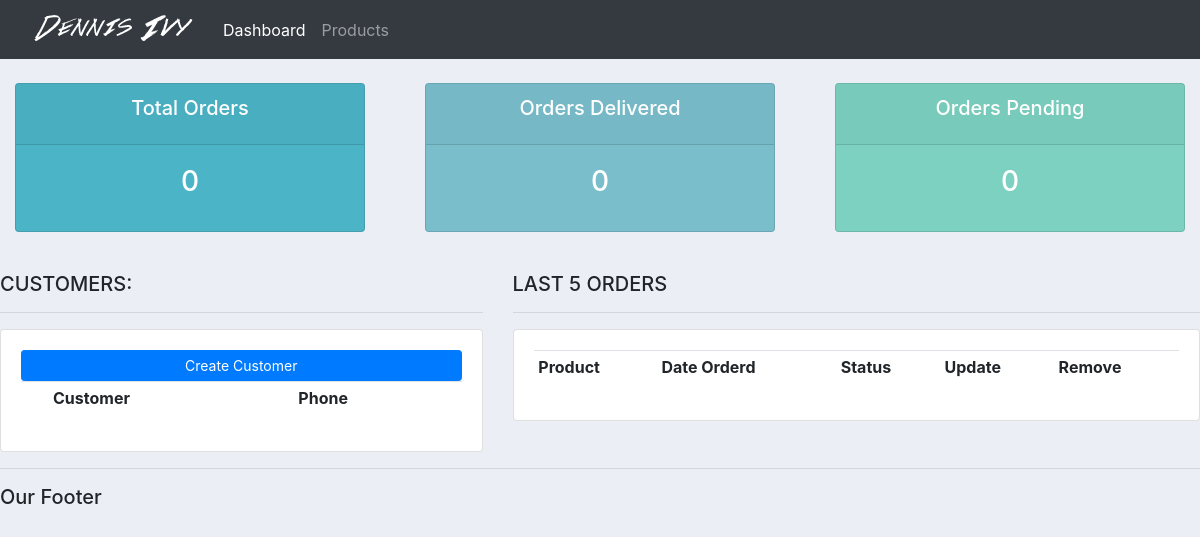
Before: / with the older database file.
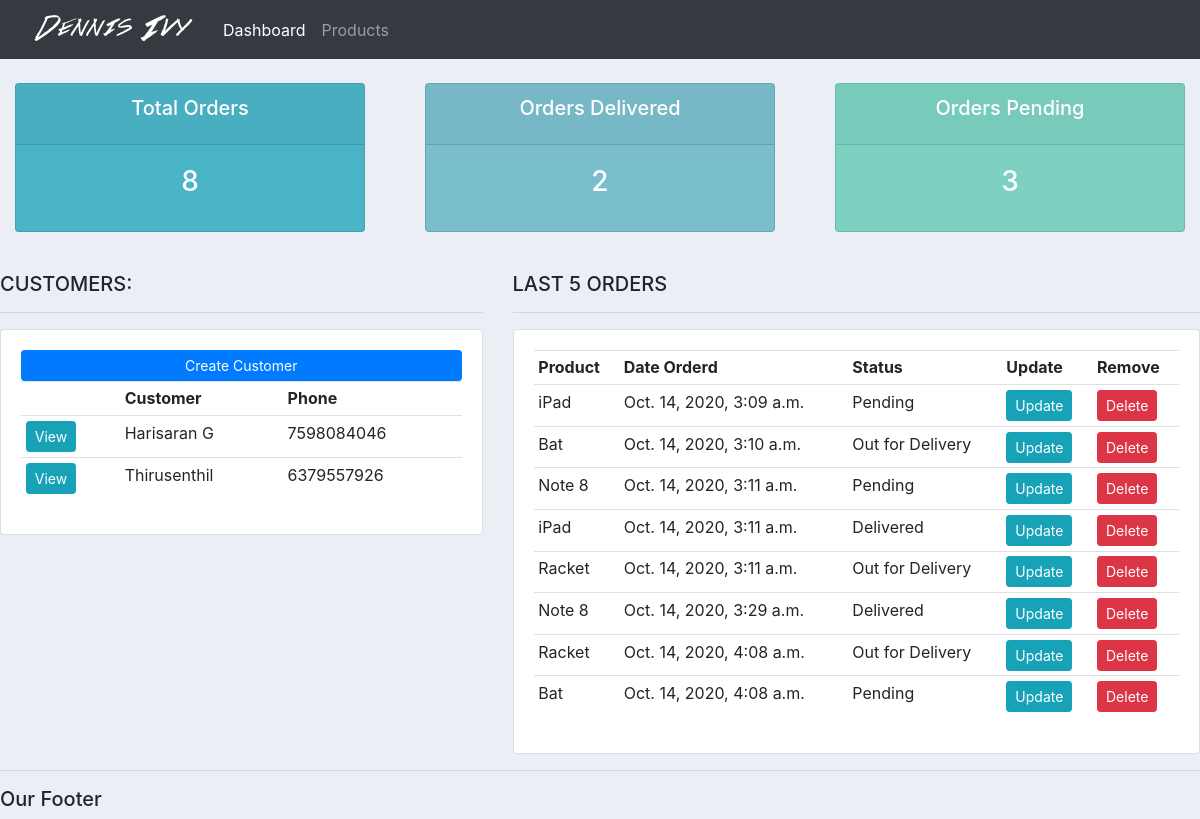
After: the same page with the newer database file.
### accounts/models.py (models this page shows, shortened)
class Customer(models.Model):
    name = models.CharField(max_length=200, null=True)
    phone = models.CharField(max_length=200, null=True)
    email = models.CharField(max_length=200, null=True)
    date_created = models.DateTimeField(auto_now_add=True, null=True)

class Order(models.Model):
    STATUS = (
        ('Pending', 'Pending'),
        ('Out for Delivery', 'Out for Delivery'),
        ('Delivered', 'Delivered')
    )
    customer = models.ForeignKey(Customer, null=True, on_delete=models.SET_NULL)
    product = models.ForeignKey(Product, null=True, on_delete=models.SET_NULL)
    date_created = models.DateTimeField(auto_now_add=True, null=True)
    status = models.CharField(max_length=200, null=True, choices=STATUS)

class Product(models.Model):
    CATEGORY = (
        ('Indoor', 'Indoor'),
        ('Outdoor', 'Outdoor')
    )
    name = models.CharField(max_length=200, null=True)
    price = models.FloatField()
    category = models.CharField(max_length=200, null=True, choices=CATEGORY)
    description =  models.CharField(max_length=200, null=True, blank=True)
    date_created = models.DateTimeField(auto_now_add=True, null=True)
    tag = models.ManyToManyField(Tag)
    def __str__(self):
        return self.name

### accounts/views.py (the view)
# urls.py: 2. Add a URL to urlpatterns:  path('', views.home, name='home')
def home(request):
    orders = Order.objects.all()
    customers = Customer.objects.all()
    total_orders = orders.count()
    delivered = orders.filter(status='Delivered').count()
    pending = orders.filter(status='Pending').count()
    context = {
        'orders': orders,
        'customers': customers,
        'total_orders': total_orders,
        'delivered': delivered,
        'pending': pending,
    }
    return render(request, 'accounts/dashboard.html', context)

### accounts/templates/accounts/dashboard.html
{% extends 'accounts/main.html' %}
{% block content %}
    {% include 'accounts/status.html'%}
    <br>
    <div class="row">
        <div class="col-md-5">
            <h5>CUSTOMERS:</h5>
            <hr>
            <div class="card card-body">
                <a class="btn btn-primary  btn-sm btn-block" href="">Create Customer</a>
                <table class="table table-sm">
                    <tr>
                        <th></th>
                        <th>Customer</th>
                        <th>Phone</th>
                    </tr>
                    {% for i in customers %}
                        <tr>
                            <td><a class="btn btn-sm btn-info" href="{% url 'customer' i.id %}">View</a></td>
                            <td>{{ i.name }}</td>
                            <td>{{ i.phone }}</td>
                        </tr>
                    {% endfor %}
                </table>
            </div>
        </div>
        <div class="col-md-7">
            <h5>LAST 5 ORDERS</h5>
            <hr>
            <div class="card card-body">
                <table class="table table-sm">
                    <tr>
                        <th>Product</th>
                        <th>Date Orderd</th>
                        <th>Status</th>
                        <th>Update</th>
                        <th>Remove</th>
                    </tr>
                    {% for i in orders %}
                    <tr>
                        <td>{{ i.product }}</td>
                        <td>{{ i.date_created }}</td>
                        <td>{{ i.status }}</td>
                        <td><a class="btn btn-sm btn-info" href="{% url 'update_order' i.id %}">Update</a></td>
                        <td><a class="btn btn-sm btn-danger" href="{% url 'delete_order' i.id %}">Delete</a></td>
                    </tr>
                    {% endfor %}
                </table>
            </div>
        </div>
    </div>
{% endblock %}

### accounts/templates/accounts/main.html (shortened to what this page needs)
{% load static %}
<!DOCTYPE html>
<html lang="en">
<head>
    <link rel="stylesheet" href="https://stackpath.bootstrapcdn.com/bootstrap/4.5.2/css/bootstrap.min.css">
    <link rel="stylesheet" href="{% static 'css/main.css' %}">
</head>
<body>
    {% include 'accounts/navbar.html' %}
    {% block content %}
    {% endblock %}
    <hr>
    <h5>Our Footer</h5>
</body>
</html>

### accounts/templates/accounts/navbar.html (shortened to what this page needs)
{% load static %}
<nav class="navbar navbar-expand-lg navbar-dark bg-dark">
    <img src="{% static 'images/logo.png' %}" alt="">
    <div class="collapse navbar-collapse" id="navbarNav">
      <ul class="navbar-nav">
        <li class="nav-item active">
          <a class="nav-link" href="#">Dashboard</a>
        </li>
        <li class="nav-item">
          <a class="nav-link" href="#">Products</a>
        </li>
      </ul>
    </div>
</nav>

### accounts/templates/accounts/status.html
<br>
<div class="row">
	<div class="col">
		<div class="col-md">
			<div class="card text-center text-white  mb-3" id="total-orders">
			  	<div class="card-header">
			  		<h5 class="card-title">Total Orders</h5>
			  	</div>
			  	<div class="card-body">
			    	<h3 class="card-title">{{total_orders}}</h3>
			  	</div>
			</div>
		</div>
	</div>
	<div class="col">
		<div class="col-md">
			<div class="card text-center text-white  mb-3" id="orders-delivered">
			  	<div class="card-header">
			  		<h5 class="card-title">Orders Delivered</h5>
			  	</div>
			  	<div class="card-body">
			    	<h3 class="card-title">{{ delivered }}</h3>
			  	</div>
			</div>
		</div>
	</div>
	<div class="col">
		<div class="col-md">
			<div class="card text-center text-white  mb-3" id="orders-pending">
			  	<div class="card-header">
			  		<h5 class="card-title">Orders Pending</h5>
			  	</div>
			  	<div class="card-body">
			    	<h3 class="card-title">{{ pending }}</h3>
			  	</div>
			</div>
		</div>
	</div>
</div>

### static/css/main.css (style rules this page uses)
body { background-color: #ebeff5; }
#total-orders { background-color: #4cb4c7; }
#orders-delivered { background-color: #7abecc; }
#orders-pending { background-color: #7CD1C0; }

Changed rows visible on the page:
added Customer: name "Harisaran G", phone "7598084046"
added Customer: name "Thirusenthil", phone "6379557926"
added Order: product "iPad", date_created "Oct. 14, 2020, 3:09 a.m.", status "Pending"
added Order: product "Bat", date_created "Oct. 14, 2020, 3:10 a.m.", status "Out for Delivery"
added Order: product "Note 8", date_created "Oct. 14, 2020, 3:11 a.m.", status "Pending"
added Order: product "iPad", date_created "Oct. 14, 2020, 3:11 a.m.", status "Delivered"
added Order: product "Racket", date_created "Oct. 14, 2020, 3:11 a.m.", status "Out for Delivery"
added Order: product "Note 8", date_created "Oct. 14, 2020, 3:29 a.m.", status "Delivered"
added Order: product "Racket", date_created "Oct. 14, 2020, 4:08 a.m.", status "Out for Delivery"
added Order: product "Bat", date_created "Oct. 14, 2020, 4:08 a.m.", status "Pending"
Other visible differences:
{{ total_orders }}: "0" → "8"
{{ delivered }}: "0" → "2"
{{ pending }}: "0" → "3"
